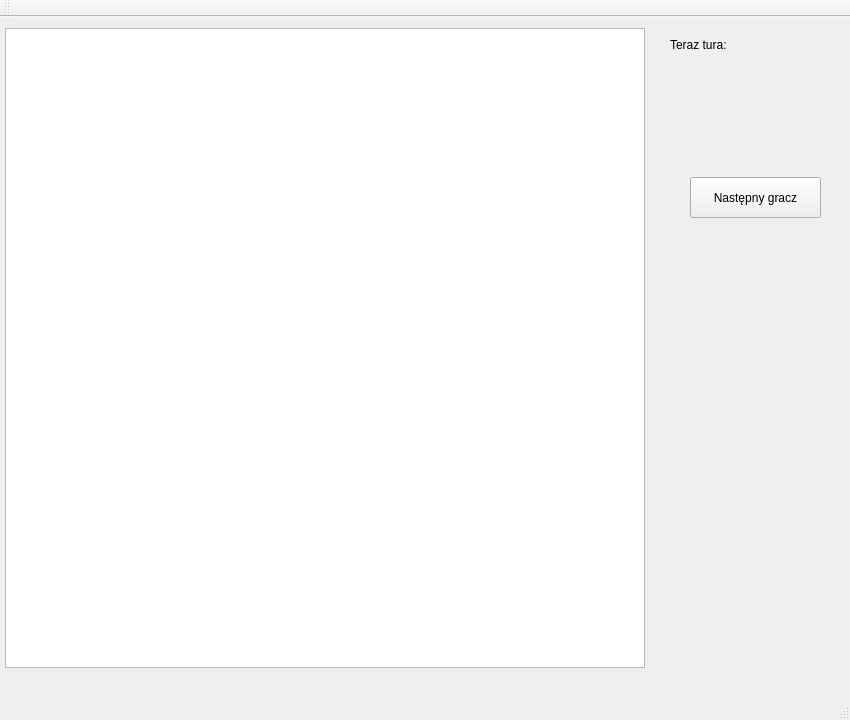
<?xml version="1.0" encoding="UTF-8"?>
<ui version="4.0">
 <class>MainWindow</class>
 <widget class="QMainWindow" name="MainWindow">
  <property name="geometry">
   <rect>
    <x>0</x>
    <y>0</y>
    <width>850</width>
    <height>720</height>
   </rect>
  </property>
  <property name="windowTitle">
   <string>MainWindow</string>
  </property>
  <widget class="QWidget" name="centralWidget">
   <widget class="QGraphicsView" name="graphicsView">
    <property name="geometry">
     <rect>
      <x>5</x>
      <y>11</y>
      <width>640</width>
      <height>640</height>
     </rect>
    </property>
    <property name="verticalScrollBarPolicy">
     <enum>Qt::ScrollBarAlwaysOff</enum>
    </property>
    <property name="horizontalScrollBarPolicy">
     <enum>Qt::ScrollBarAlwaysOff</enum>
    </property>
   </widget>
   <widget class="QPushButton" name="pushButton">
    <property name="geometry">
     <rect>
      <x>690</x>
      <y>160</y>
      <width>131</width>
      <height>41</height>
     </rect>
    </property>
    <property name="text">
     <string>Następny gracz</string>
    </property>
   </widget>
   <widget class="QLabel" name="label">
    <property name="geometry">
     <rect>
      <x>710</x>
      <y>60</y>
      <width>81</width>
      <height>81</height>
     </rect>
    </property>
    <property name="text">
     <string/>
    </property>
   </widget>
   <widget class="QLabel" name="label_2">
    <property name="geometry">
     <rect>
      <x>670</x>
      <y>20</y>
      <width>71</width>
      <height>16</height>
     </rect>
    </property>
    <property name="text">
     <string>Teraz tura:</string>
    </property>
   </widget>
  </widget>
  <widget class="QMenuBar" name="menuBar">
   <property name="geometry">
    <rect>
     <x>0</x>
     <y>0</y>
     <width>850</width>
     <height>26</height>
    </rect>
   </property>
  </widget>
  <widget class="QToolBar" name="mainToolBar">
   <attribute name="toolBarArea">
    <enum>TopToolBarArea</enum>
   </attribute>
   <attribute name="toolBarBreak">
    <bool>false</bool>
   </attribute>
  </widget>
  <widget class="QStatusBar" name="statusBar"/>
 </widget>
 <layoutdefault spacing="6" margin="11"/>
 <resources/>
 <connections/>
</ui>
